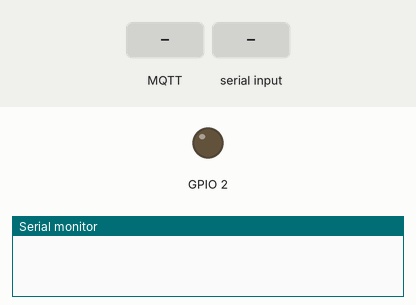
The sketch below on a simulated ESP8266 (NodeMCU). Parts: output pins drawn as LEDs (lit = HIGH), the last lines printed to the serial monitor. Dashed ring = blinking. Inputs (shaded band) come from the test bench. WiFi joins after 1.5 s; servers stay silent unless stated; no MQTT or app messages arrive unless stated.

Above: at 0.0 s.
At 2.7 s:
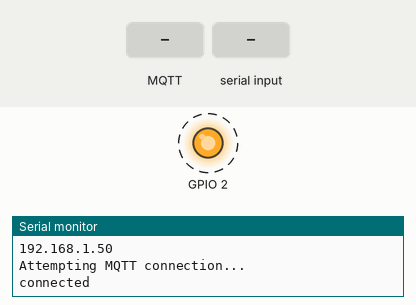
2.8 s: MQTT message "0" arrives on the first subscribed topic
5.8 s: "90,45,200\n" received over Serial
8.8 s: MQTT message "on" arrives on the first subscribed topic
11.8 s: "90,45\n" received over Serial
14.8 s: "90,45,200,10\n" received over Serial
Timing chart, 0 to 18.8 s (numbered marks = the images above; inputs shaded):
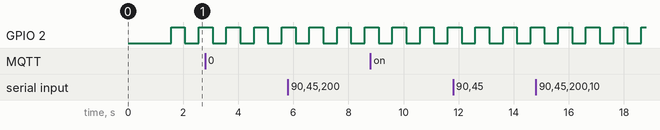

Measured:
- by itself, GPIO 2: alternates HIGH for 0.50 s and LOW for 0.50 s

The sketch:

Solar_Panel.ino
```cpp
#include "Program_gpio.h"

long lastMsg = 0;
char msg[50];
int value = 0;
int countdata = 0;
String strvoltage,strcurrent,strpower;
String strtemp,strhumi;
double voltage,current,power;
double temp,humi;
unsigned long lastTime = 0;
void setup() {
  Serial.begin(115200);
  pinMode(2,OUTPUT);
  while (!Serial) {
  }
  mySerial.begin(115200);
  setup_wifi();
}
void setup_wifi() {
  delay(10);
  Serial.println();
  Serial.print("Connecting to ");
  Serial.println(ssid);
  WiFi.begin(ssid, password);
  while (WiFi.status() != WL_CONNECTED) {
    delay(500);
    Serial.print(".");
  }
  Serial.println("");
  Serial.println("WiFi connected");
  Serial.println("IP address: ");
  Serial.println(WiFi.localIP());
  client.setServer(mqttServer, 1883);
  client.setCallback(callback);
}
/* Ham call back nhan lai du lieu */
void callback(char* topic, byte* payload, unsigned int length) {
  Serial.print("Message read [");
  Serial.print(topic);
  Serial.print("] ");
  for (int i = 0; i < length; i++) {
    Serial.print((char)payload[i]);
  }
  Serial.println(topic);
  dataprocess(payload);
}

void dataprocess(byte* data){

}

void sentData(){
  if(countdata == 0){
  static char stc_voltage[7];
  dtostrf(voltage, 6, 2, stc_voltage);
  client.publish(ina_voltage, stc_voltage);
  countdata++;
  }else if(countdata == 1){
  static char stc_currnet[7];
  dtostrf(current, 6, 2, stc_currnet);
  client.publish(ina_current, stc_currnet);
  countdata++;
  }else if(countdata == 2){
  static char stc_power[7];
  dtostrf(power, 6, 2, stc_power);
  client.publish(ina_power, stc_power);
  countdata++;
  }else if(countdata == 3){
  static char stc_temp[7];
  dtostrf(temp, 6, 2, stc_temp);
  client.publish(solar_temp, stc_temp);
  countdata++;
  }else if(countdata == 4){
  static char stc_humi[7];
  dtostrf(humi, 6, 2, stc_humi);
  client.publish(solar_humi, stc_humi);
  countdata = 0;
  }
}

void reconnect() {
  while (!client.connected()) {
    Serial.println("Attempting MQTT connection...");
    if (client.connect(clientId.c_str())) {
      Serial.println("connected");
      client.publish(m_topic, "Reconnect");               // Gửi dữ liệu
      client.subscribe(m_topic);                          // Theo dõi dữ liệu
    } else {
      Serial.println("failed, rc=");
      Serial.print(client.state());
      // Doi 1s
      delay(1000);
    }
  }
}


void handlingdata(String datas)
{
   strvoltage = splitString(datas, "INAVoltage", "=", ",", 1);
   strcurrent = splitString(datas, "INACurrent", "=", ",", 1);
   strpower = splitString(datas, "INAPower", "=", ",", 1);
   strtemp = splitString(datas, "Temperature", "=", ",", 1);
   strhumi = splitString(datas, "Humidity", "=", ",", 1);
   humi = atof(strhumi.c_str());
   temp = atof(strtemp.c_str());
   voltage = atof(strvoltage.c_str());
   current = atof(strcurrent.c_str());
   power = atof(strpower.c_str());
   Serial.print("V: "+String(voltage) + " - C: " + String(current) + " - P: " + String(power));
   Serial.println("T: "+String(temp) + " - H: " + String(humi));
}

String splitString(String v_G_motherString, String v_G_Command, String v_G_Start_symbol, String v_G_Stop_symbol, unsigned char v_G_Offset)
{
  unsigned char tem_Offset = v_G_Offset - 1;
  unsigned char lenOfCommand = v_G_Command.length();

  int posOfCommand = v_G_motherString.indexOf(v_G_Command);
  int PosOfStartSymbol = v_G_motherString.indexOf(v_G_Start_symbol, posOfCommand + lenOfCommand);
  if (posOfCommand < 0)
    return "";

  // Xu ly Dau Command
  //  DB_SPLIT(v_G_Command + " posOfCommand " + (String)posOfCommand);
  if (posOfCommand > 0)
  {
    String tem__ = v_G_motherString.substring(posOfCommand - 1, posOfCommand);
    //    DB_SPLIT("posOfCommand at Start " + tem__);
    if ((tem__ != " ") && (tem__ != v_G_Stop_symbol))
    {
      return "";
    }
  }

  // Xu ly cuoi Command
  unsigned int temPosOfLastCommand = posOfCommand + lenOfCommand;
  if (temPosOfLastCommand)
  {
    String tem__ = v_G_motherString.substring(temPosOfLastCommand, temPosOfLastCommand + 1);
    //    DB_SPLIT("posOfCommand at Last " + tem__);
    if ((tem__ != " ") && (tem__ != v_G_Start_symbol))
    {
      return "";
    }
  }

  if (v_G_Offset == 0)
  {
    String tem__ = v_G_motherString.substring(posOfCommand, PosOfStartSymbol);
    if (tem__ == v_G_Command)
    {
      return tem__;
    }
    return "";
  }

  while (tem_Offset > 0)
  {
    tem_Offset--;
    PosOfStartSymbol = v_G_motherString.indexOf(v_G_Start_symbol, PosOfStartSymbol + 1);
  }

  if (v_G_Stop_symbol != "")
  {
    int PosOfStopSymbol = v_G_motherString.indexOf(v_G_Stop_symbol, PosOfStartSymbol + 1);
    if (PosOfStopSymbol == -1)
    {
      return "";
    }
    else
      ;
    return v_G_motherString.substring(PosOfStartSymbol + 1, PosOfStopSymbol);
  }
  else
  {
    return v_G_motherString.substring(PosOfStartSymbol + 1);
  }
}

void loop() { // run over and over

  if (!client.connected()) {
    reconnect();
  }
  client.loop();

  if (mySerial.available()) {
    String command = mySerial.readStringUntil('\n');
    Serial.println(command);
    handlingdata(command);
  }

  if(millis() - lastTime > 500){
    digitalWrite(2,!digitalRead(2));
    sentData();
    lastTime = millis();
  }

}
```

Program_gpio.h
```cpp
#include "ESP8266WiFi.h"
#include "PubSubClient.h"
const char* ssid = "MakerLabVN"; // Nhập tên WiFi
const char* password = "makerlab03050709"; // Nhập Mật khẩu WiFi
const char* mqttServer = "192.168.10.130"; // Nhập địa chỉ của server MQTT
String clientId = "SolarPannel";            // Client ID của mạch
const char* m_topic = "SolarPannel";


const char* solar_temp = "Maker_Solar/Temperature"; // Topic của Sensor đọc độ ẩm
const char* solar_humi = "Maker_Solar/Humidity"; // Topic của Sensor đọc nhiet do
const char* ina_voltage = "Maker_INA/voltage"; // Topic của Sensor đọc độ ẩm
const char* ina_current = "Maker_INA/current"; // Topic của Sensor đọc nhiet do
const char* ina_power = "Maker_INA/power"; // Topic của Sensor


WiFiClient espClient;
PubSubClient client(espClient);


#define APISEND_DEMO "INAVoltage=9.05,INACurrent=-0.40,INAPower=4.00,Temperature=32.00,Humidity=64.00,"
#define mySerial Serial

extern int countdata;
```
